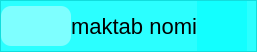
                   <widget class="QFrame" name="frame_32">
                    <property name="maximumSize">
                     <size>
                      <width>16777215</width>
                      <height>50</height>
                     </size>
                    </property>
                    <property name="styleSheet">
                     <string notr="true">background-color: rgb(0, 255, 255,  150);
font-size: 22px;</string>
                    </property>
                    <property name="frameShape">
                     <enum>QFrame::StyledPanel</enum>
                    </property>
                    <property name="frameShadow">
                     <enum>QFrame::Raised</enum>
                    </property>
                    <layout class="QHBoxLayout" name="horizontalLayout_11" stretch="0,0,0">
                     <property name="spacing">
                      <number>0</number>
                     </property>
                     <property name="leftMargin">
                      <number>0</number>
                     </property>
                     <property name="topMargin">
                      <number>0</number>
                     </property>
                     <property name="rightMargin">
                      <number>9</number>
                     </property>
                     <property name="bottomMargin">
                      <number>0</number>
                     </property>
                     <item>
                      <widget class="QPushButton" name="pushButton_9">
                       <property name="sizePolicy">
                        <sizepolicy hsizetype="Maximum" vsizetype="Maximum">
                         <horstretch>0</horstretch>
                         <verstretch>0</verstretch>
                        </sizepolicy>
                       </property>
                       <property name="cursor">
                        <cursorShape>PointingHandCursor</cursorShape>
                       </property>
                       <property name="focusPolicy">
                        <enum>Qt::NoFocus</enum>
                       </property>
                       <property name="styleSheet">
                        <string notr="true">QPushButton{
font-size: 20px;
padding: 8px;
border-radius: 10px;
background-color: rgb(255,255,255,100);
}
QPushButton:hover{
background-color: rgb(255,255,255);
}
QPushButton:pressed{
	background-color: rgb(50, 255, 255);
color: rgb(0,255,0);
}</string>
                       </property>
                       <property name="text">
                        <string/>
                       </property>
                       <property name="icon">
                        <iconset>
                         <normaloff>icons/edit.png</normaloff>icons/edit.png</iconset>
                       </property>
                      </widget>
                     </item>
                     <item>
                      <widget class="QLabel" name="maktab_nomi">
                       <property name="styleSheet">
                        <string notr="true">background-color: rgba(0, 0, 0, 0);
color: rgb(0, 0, 0);</string>
                       </property>
                       <property name="text">
                        <string>maktab nomi</string>
                       </property>
                       <property name="alignment">
                        <set>Qt::AlignCenter</set>
                       </property>
                      </widget>
                     </item>
                     <item>
                      <widget class="QLabel" name="label_20">
                       <property name="sizePolicy">
                        <sizepolicy hsizetype="Maximum" vsizetype="Maximum">
                         <horstretch>0</horstretch>
                         <verstretch>0</verstretch>
                        </sizepolicy>
                       </property>
                       <property name="minimumSize">
                        <size>
                         <width>50</width>
                         <height>50</height>
                        </size>
                       </property>
                       <property name="maximumSize">
                        <size>
                         <width>50</width>
                         <height>50</height>
                        </size>
                       </property>
                       <property name="text">
                        <string/>
                       </property>
                       <property name="pixmap">
                        <pixmap>icons/school.png</pixmap>
                       </property>
                       <property name="scaledContents">
                        <bool>true</bool>
                       </property>
                      </widget>
                     </item>
                    </layout>
                   </widget>
